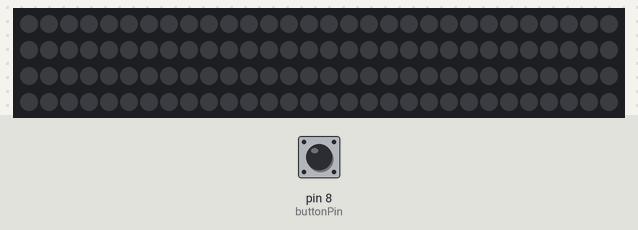
Recording of a sketch running on a simulated Arduino Uno, built with avr-gcc and run on an emulated ATmega328P. Shown: 120 RGB LEDs in strip order, left to right, continuing on the next row. The inputs (shaded band) are chosen by the test bench; at power-on: pin 8 (buttonPin) LOW. What the sketch prints to the serial monitor is not drawn.

Above: at 1.2 s.
1.3 s: pin 8 (buttonPin) pulled HIGH for 0.15 s
At 1.43 s:
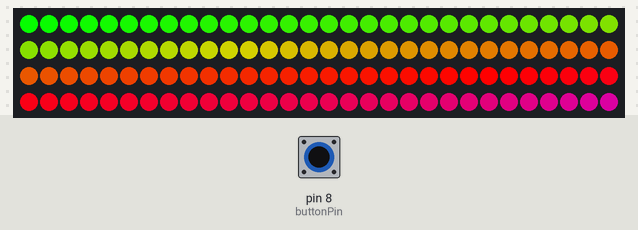
2.0 s: pin 8 (buttonPin) pulled HIGH for 1 s
At 2.7 s:
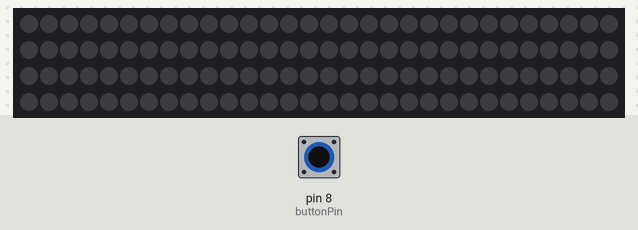
4.5 s: pin 8 (buttonPin) pulled HIGH for 0.15 s
At 4.62 s:
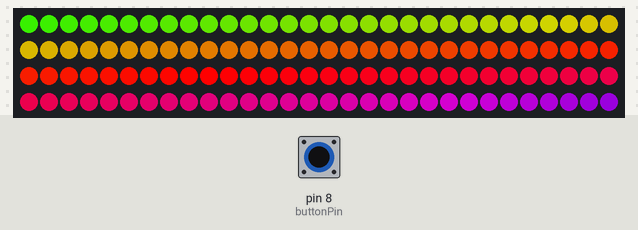
5.2 s: pin 8 (buttonPin) pulled HIGH for 3.2 s
At 6.4 s:
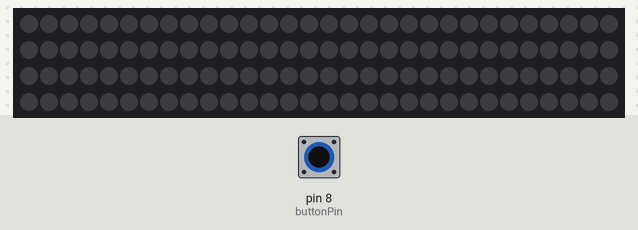

Measured:
- after the input at 1.3 s, the LEDs: first change at once (image 1 shows a later state)
- after the input at 2.0 s, the LEDs: change at once (image 2)
- after the input at 4.5 s, the LEDs: first change at once (image 3 shows a later state)
- after the input at 5.2 s, the LEDs: change at once (image 4)

The sketch:

PhysicalComputingFinalProjectCode.ino
```cpp
// Imports
#include <Adafruit_NeoPixel.h>

// declare neopixel strip
int stripLength = 120;
int stripPin = 7;
Adafruit_NeoPixel strip(stripLength, stripPin);

// button vars
boolean buttonState = false;
boolean prevButtonState = false;
int buttonPin = 8;

//timer vars
unsigned long startTime = millis();
int interval = 40;
unsigned long endTime;


//finite state Machine state var
int state = 0;

void setup()
{
  // set up the Serial port
  Serial.begin(9600);

  // set up the neopixel strip
  // clear it out at the beginning
  strip.begin();
  strip.clear();
  strip.show();
}

void loop(){
  prevButtonState = buttonState;
  buttonState = debounce(buttonPin, prevButtonState);
  Serial.println(buttonState);

  //toggle if statement
  if (buttonState == HIGH && prevButtonState == LOW){
    state += 1;

    //state = state%3; is the same as the following
    if (state > 1){
      state = 0;
    }
  }

  Serial.println(state);

  //finite state machine
  switch(state){
    case 0:
    strip.clear();
    strip.show();
    break;

    case 1:
    if(millis() - startTime > interval){
      rainbowTimer();
    }
    strip.show();
    break;
  }

}

/*
Debounce function for buttons
*/
boolean debounce(int aButPin, boolean aPrevState){
  // get the bouncy reading of the button
  boolean aButtonState = digitalRead(aButPin);

  // if the button state is different from what it
  // was last frame, then delay so it doesn't read
  // while the button is bouncing
  if (aButtonState != aPrevState){
    delay(15);
  }

  return aButtonState;
}

// Input a value 0 to 255 to get a color value.
// The colours are a transition r - g - b - back to r.
uint32_t Wheel(byte WheelPos) {
  if (WheelPos < 85) {
    return strip.Color(WheelPos * 3, 255 - WheelPos * 3, 0);
  }
  else if (WheelPos < 170) {
    WheelPos -= 85;
    return strip.Color(255 - WheelPos * 3, 0, WheelPos * 3);
  }
  else {
    WheelPos -= 170;
    return strip.Color(0, WheelPos * 3, 255 - WheelPos * 3);
  }
}


void rainbowTimer() { // modified from Adafruit example to make it a state machine
  static uint16_t j = 0;
  for (int i = 0; i < strip.numPixels(); i++) {
    strip.setPixelColor(i, Wheel((i + j) & 255));
  }
  strip.show();
  j++;
  if (j >= 256) j = 0;
  startTime = millis(); // time for next change to the display
}
```
